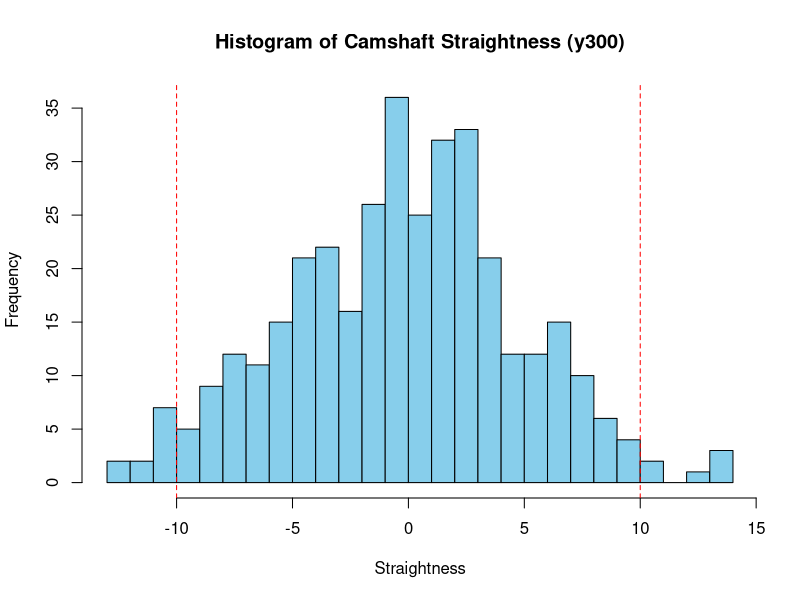
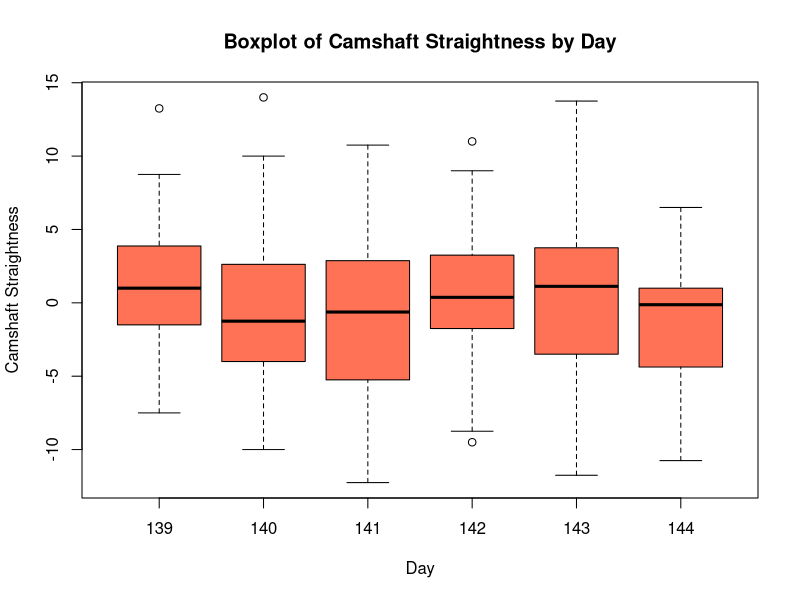
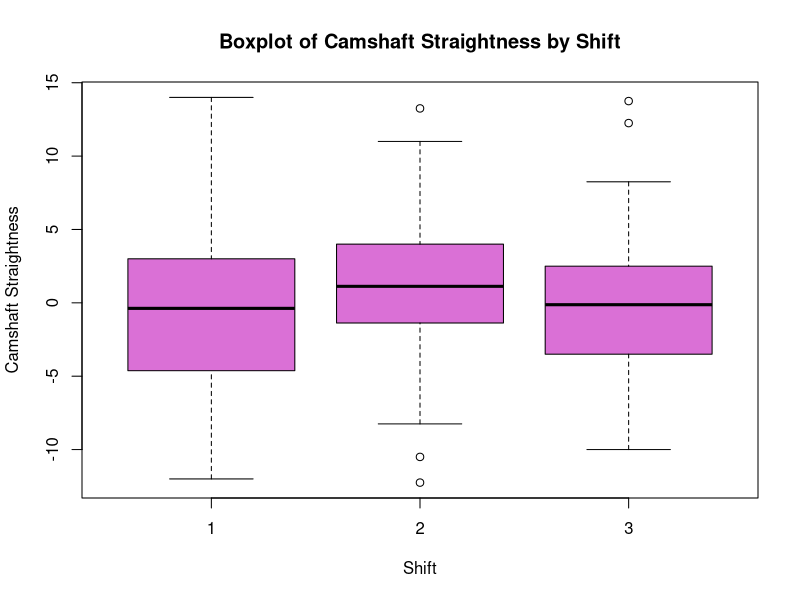

These figures' R source, in order:
# Cleaning up the Workspace
rm(list = ls())
dev.off()
cat("\014")


# Baseline Data
baseline <- read.csv("baseline_sample.csv", header=T)

hist(baseline$y300, breaks=30, main = "Histogram of Camshaft Straightness (y300)",
     xlab = "Straightness", col = "skyblue")
abline(v = c(-10, 10), lty = "dashed", col = "red")

boxplot(baseline$y300~baseline$daycount, main = "Boxplot of Camshaft Straightness by Day",
        xlab = "Day", ylab = "Camshaft Straightness", col = "coral1")

boxplot(baseline$y300~baseline$shift, main = "Boxplot of Camshaft Straightness by Shift",
        xlab = "Shift", ylab = "Camshaft Straightness", col="orchid")

# Value of ~5 for the SD of the test account.
sd(baseline$y300)